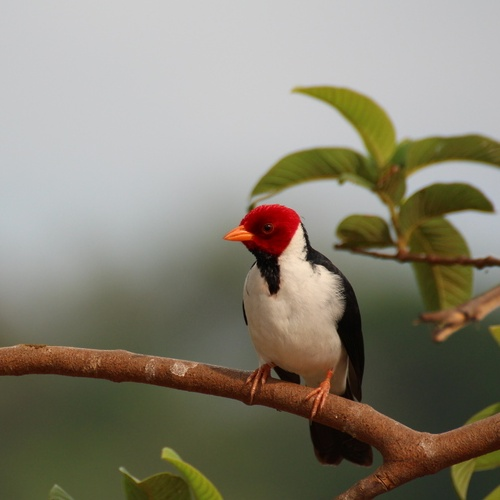
#> input picture week2/image.jpg, 500 x 500 px
$ python linear.py
#> lines starting #> are read from the running program, lines starting #| are printed output that depends on the picture
# import io from scikit-image library
from skimage import io
# import color from scikit-image library
from skimage import color
# import util to convert image to 8-bit (img_as_ubyte) from scikit-image library
from skimage import util
# from matplotlib import pyplot
import matplotlib.pyplot as plt

# read image
img = io.imread(fname= 'image.jpg')
#> img is the input picture: shape (500, 500, 3); mean R, G, B 136.1, 130.9, 115.3

# convert RGB to Gray Level
gray_image = color.rgb2gray(img)
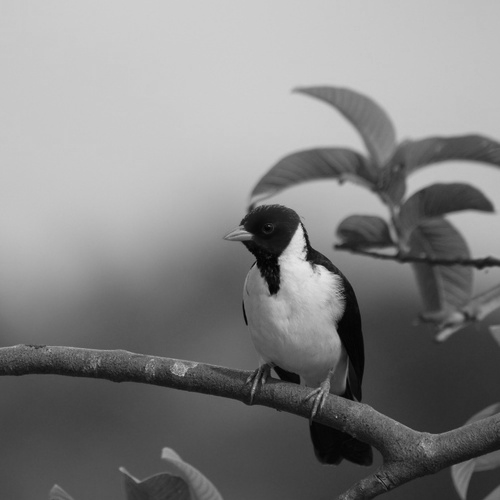
#> gray_image: shape (500, 500) float64; min 0.00614, max 0.901, mean 0.513

# convert image to 8-bit (byte)
r = util.img_as_ubyte(gray_image)

# s = L-1-r
# apply linear rule s = 255 - r
s = 255 - r
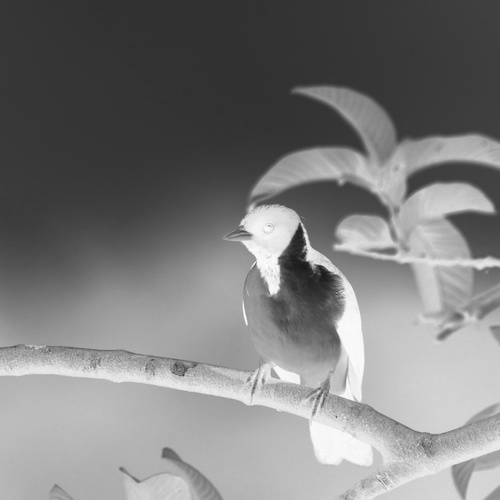
#> s: shape (500, 500); min 25, max 253, mean 124.1

# display image
plt.imshow(r, cmap='gray')
plt.title('before')
plt.show()

ax = plt.hist(r.ravel())
plt.title('hist before')
plt.show()
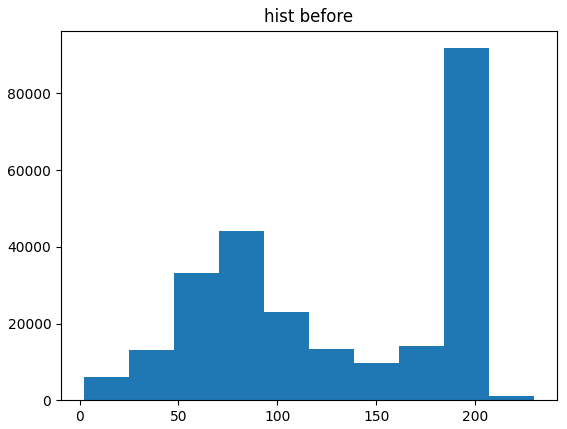
#> figure drawn by matplotlib, 1 panel; tallest bar 91816 high, from x = 184.4 to 207.2

plt.imshow(s, cmap='gray')
plt.title('after')
plt.show()

ax = plt.hist(s.ravel())
plt.title('hist after')
plt.show()
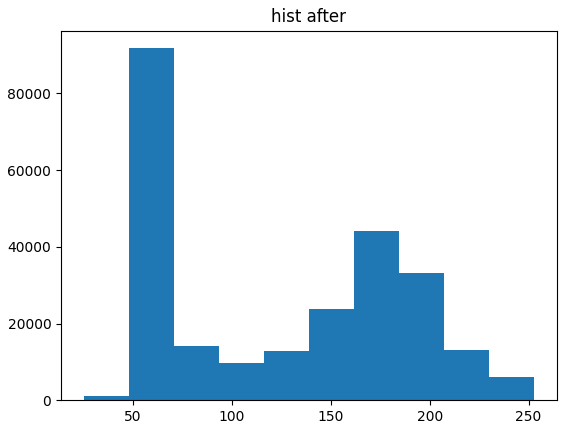
#> figure drawn by matplotlib, 1 panel; tallest bar 91816 high, from x = 47.8 to 70.6

$ run again, with week2/sample.jpg copied over week2/image.jpg
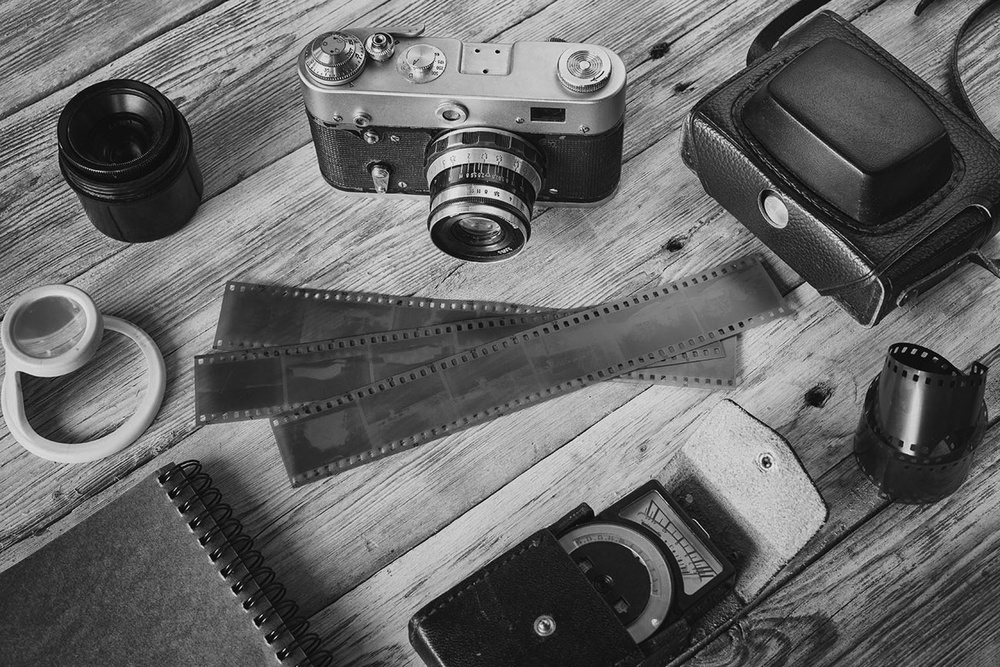
#> input picture week2/sample.jpg, 1000 x 667 px, shrunk from 1300 x 867 before the run
#> img is the input picture: shape (667, 1000, 3); min 0, max 249, mean 103.4
#> `s = 255 - r`:
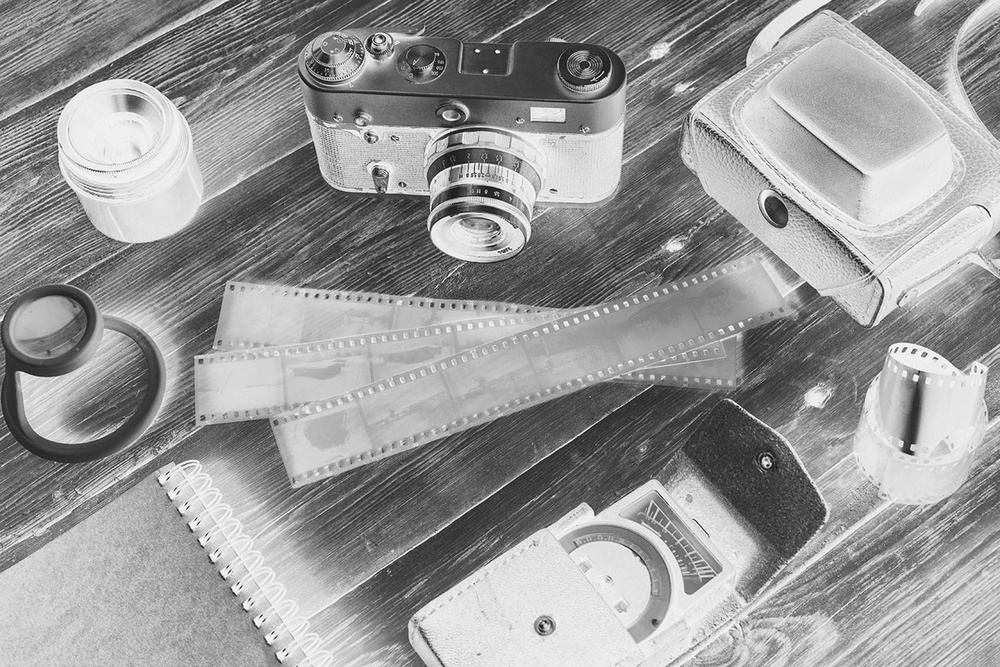
#> s: shape (667, 1000); min 6, max 255, mean 151.6
#> `plt.show()`:
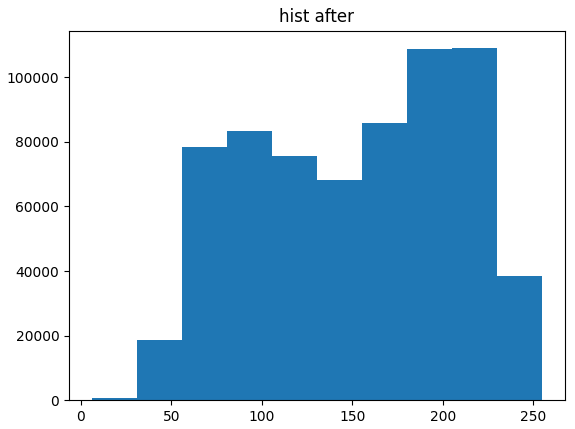
#> figure drawn by matplotlib, 1 panel; tallest bar 108981 high, from x = 205.2 to 230.1
